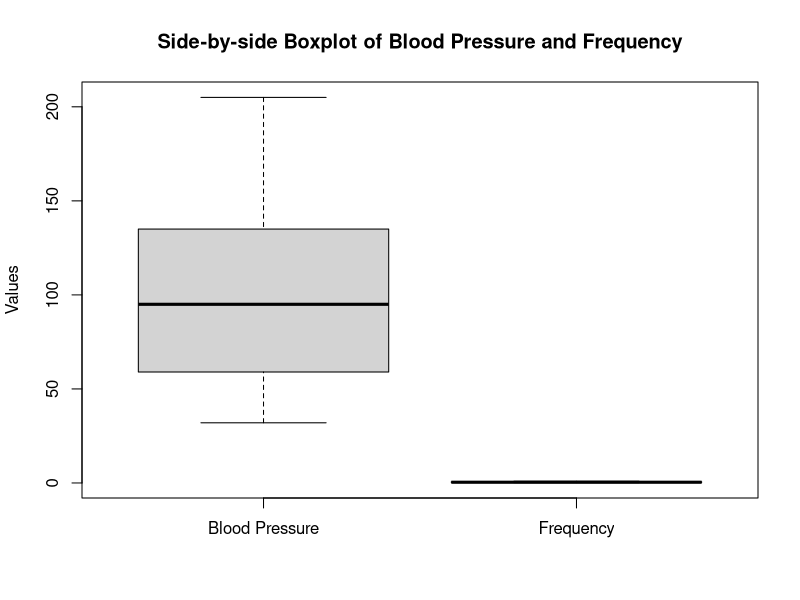
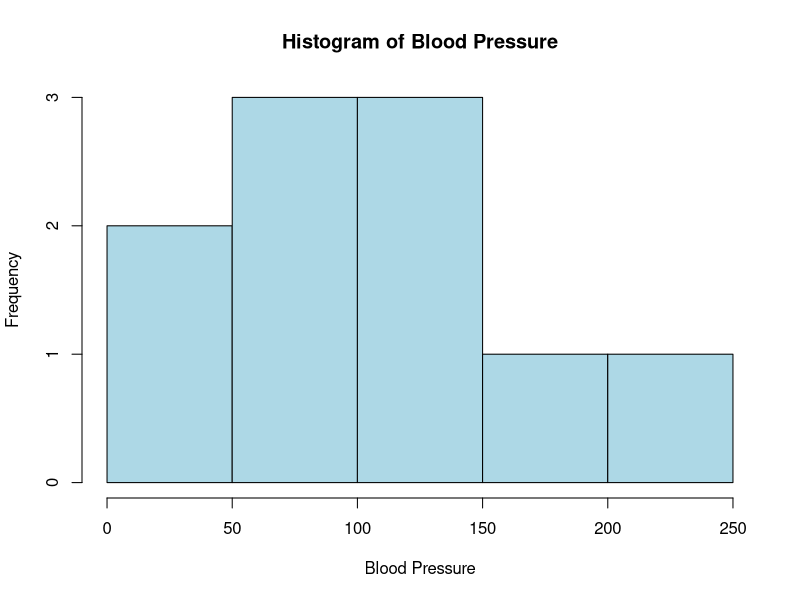
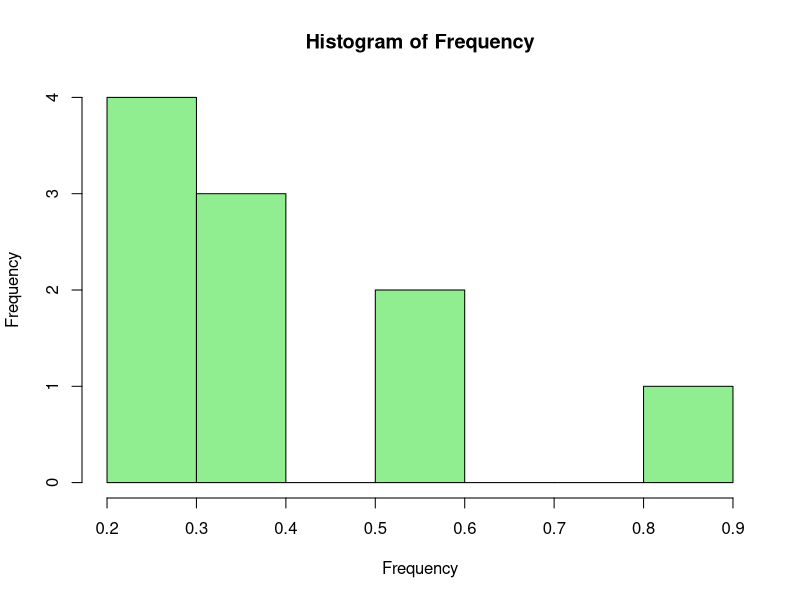

Here is the R script that generated these plots, in order:
#Box plot and Histogram
#Creating the variables
Freq <- c(0.6, 0.3, 0.4, 0.4, 0.2, 0.6, 0.3, 0.4, 0.9, 0.2)
BP <- c(103, 87, 32, 42, 59, 109, 78, 205, 135, 176)
First <- c(1, 1, 1, 1, 0, 0, 0, 0, NA, 1)
Second <- c(0, 0, 1, 1, 0, 0, 1, 1, 1, 1)
FinalDecision <- c(0, 1, 0, 1, 0, 1, 0, 1, 1, 1) 

#create a data frame
hospital_data <- data.frame(Freq, BP, First, Second, FinalDecision)

#creating a boxplot for BP and Freq side by side
boxplot(hospital_data$BP, hospital_data$Freq,
        names = c("Blood Pressure", "Frequency"),
        main = "Side-by-side Boxplot of Blood Pressure and Frequency",
        ylab = "Values")

###Creating the histograms###

# Histogram for Blood Pressure
hist(hospital_data$BP,
     main = "Histogram of Blood Pressure",
     xlab = "Blood Pressure",
     col = "lightblue",
     border = "black")

# Histogram for Frequency
hist(hospital_data$Freq,
     main = "Histogram of Frequency",
     xlab = "Frequency",
     col = "lightgreen",
     border = "black")



